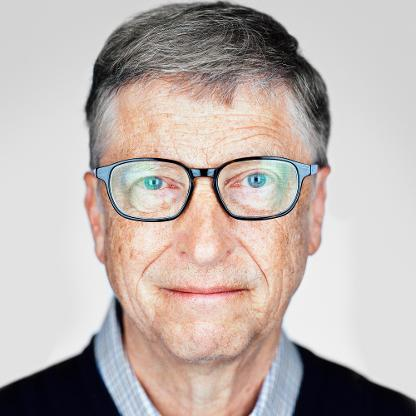
#> input picture Python-FacRec-NishitMaru/faces/bill gates.jpg, 416 x 416 px
$ python A_1_ImageProcessing.py
#> lines starting #> are read from the running program, lines starting #| are printed output that depends on the picture
import os
import cv2

# Paths and file names:
image_file_name = 'bill gates.jpg'
current_directory = os.path.dirname(__file__)
images_folder_path = os.path.join(current_directory, 'faces')
image_path = os.path.join(images_folder_path, image_file_name)

# Reading image:
image = cv2.imread(image_path)
#> image is the input picture: shape (416, 416, 3); mean B, G, R 173.9, 178.3, 189.3
image_gray = cv2.cvtColor(image, cv2.COLOR_BGR2GRAY)
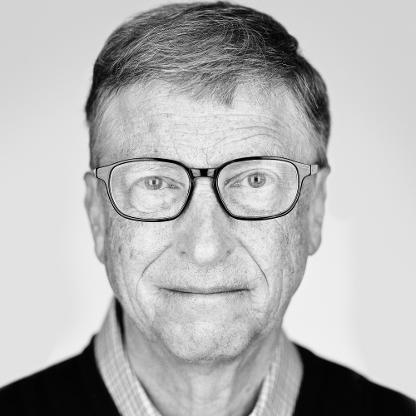
#> image_gray: shape (416, 416); min 0, max 254, mean 181.1
image_hsv = cv2.cvtColor(image, cv2.COLOR_BGR2HSV)
#> image_hsv: shape (416, 416, 3); mean H, S, V 23.3, 36.7, 191.8

# Displaying image:
cv2.imshow('Image', image)
cv2.waitKey()               # Ref: https://stackoverflow.com/questions/21810452/cv2-imshow-command-doesnt-work-properly-in-opencv-python
# Gray scale:
cv2.imshow('Image_gray', image_gray)
cv2.waitKey()
# HSV: hue, saturation, value:
cv2.imshow('Image_hsv', image_hsv)
cv2.waitKey()

# Saving image:
image_path_2 = os.path.join(images_folder_path, 'bill gates_2.jpg')
cv2.imwrite(image_path_2, image)

# Resizing:
image_resized = cv2.resize(image, (200,200))
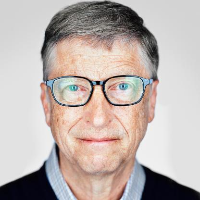
#> image_resized: shape (200, 200, 3); mean B, G, R 173.8, 178.2, 189.2
cv2.imshow('Window name', image_resized)
cv2.waitKey()

# Rotating:
rows, cols = image.shape[:2]
#> rows = 416; cols = 416
M = cv2.getRotationMatrix2D((cols/2, rows/2), 90, 1) # Parameters: center, angle (degrees), scale
image_rotated = cv2.warpAffine(image, M, (cols, rows))
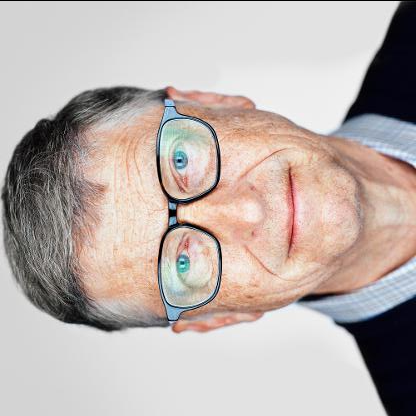
#> image_rotated: shape (416, 416, 3); mean B, G, R 173.4, 177.8, 188.8
cv2.imshow('Window name', image_rotated)
cv2.waitKey()

# Moving:
import numpy
M = numpy.float32([[1, 0, -100], [0, 1, -100]])         # Creating matrix.
print(M)
image_moved = cv2.warpAffine(image, M, (cols, rows))
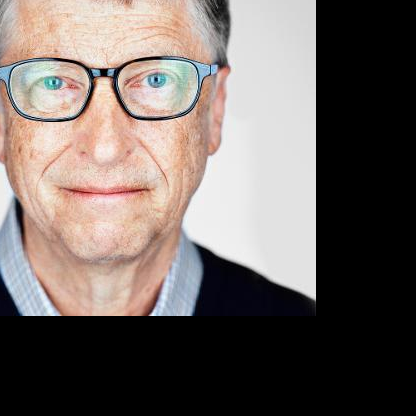
#> image_moved: shape (416, 416, 3); mean B, G, R 100.7, 104.9, 114.7
cv2.imshow('Window name', image_moved)
cv2.waitKey()

# Detecting edges:
image_edges = cv2.Canny(image, 100,200)
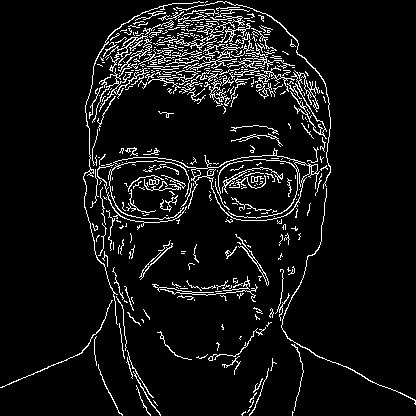
#> image_edges: shape (416, 416); 7% white in thin lines or dots
cv2.imshow('Window name', image_edges)
cv2.waitKey()
